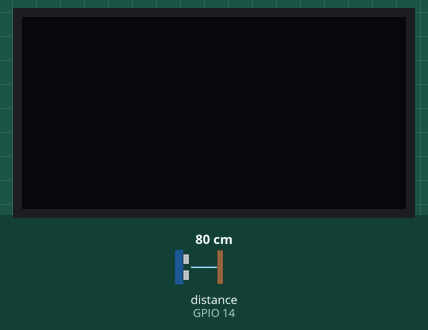
A program run on a simulated ESP32 board running MicroPython. Shown: 128×64 one-colour display. Inputs (shaded band) come from the test bench; at power-on: distance to the obstacle (sensor on GPIO 14) 80 cm. The echo pulse lasts 58.3 µs per cm.

Above: at 1.2 s.
1.3 s: distance to the obstacle (sensor on GPIO 14) set to 2 cm
At 1.8 s:
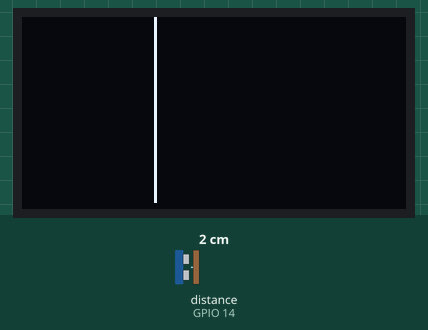
3.5 s: distance to the obstacle (sensor on GPIO 14) set to 299 cm
At 4.2 s:
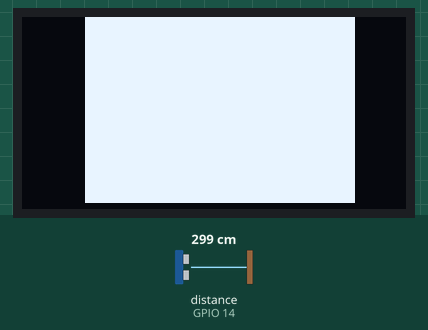
5.0 s: distance to the obstacle (sensor on GPIO 14) set to 4 cm
At 9.1 s:
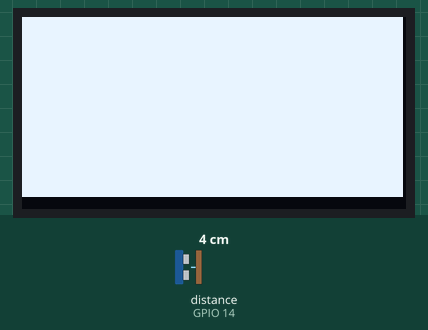
Timing chart, 0 to 10.6 s (numbered marks = the images above; inputs shaded):
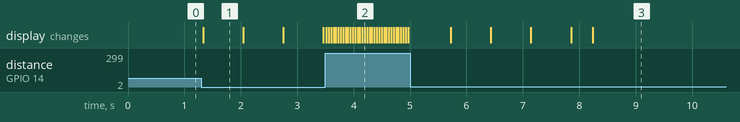

The program:

___________.py
```python
'''
接线：SR04
         trigger-->12
         echo-->14
      OLED(IIC)
         SCL-->(18)
         SDA-->(23)
'''
from machine import Pin,SoftI2C,Timer
from time import sleep
from ssd1306 import SSD1306_I2C
from machine import RTC
from hcsr04 import HCSR04

#初始化OLED
i2c = SoftI2C(sda=Pin(23), scl=Pin(18))
oled = SSD1306_I2C(128, 64, i2c, addr=0x3c)
#定义HCSR04控制对象
hcsr04=HCSR04(trigger_pin=12, echo_pin=14)

a=-1
b=0
#中断回调函数
def fun(tim):
    global a
    global b
    distance=round(hcsr04.distance_cm()/1)
    b=64-distance
    if b<0 :
        b=0
    a+=1
    if a==127 :
        a=126
        oled.vline(0,0,64,0)  #清除移动前显示区
        oled.scroll(-1,0)  #指定像素X轴移动
    #距离图形化显示
    oled.vline(a,0,b,1)
    oled.show()

#开启RTOS定时器
tim = Timer(-1)
tim.init(period=1, mode=Timer.PERIODIC, callback=fun)
```

Measured:
- after the input at 1.3 s, the display: changes at once (image 1)
- what the display in image 1 shows lasts 0.7 s, from 1.3 s to 2.0 s
